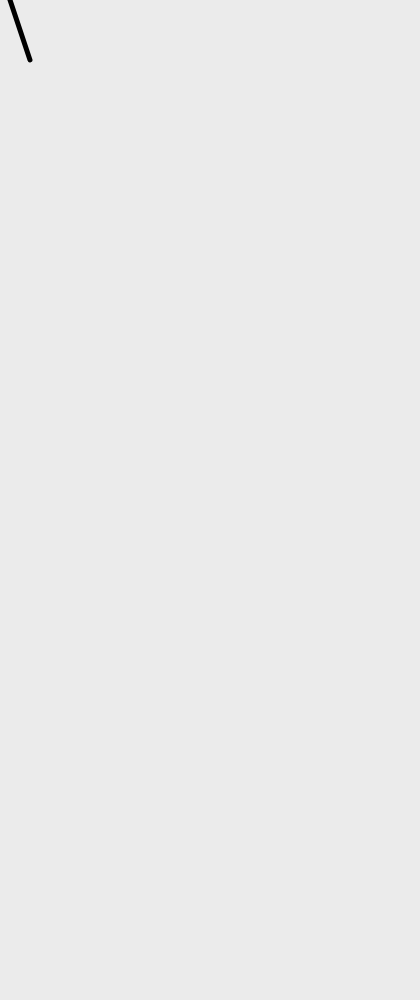
Frame 1 (no input)
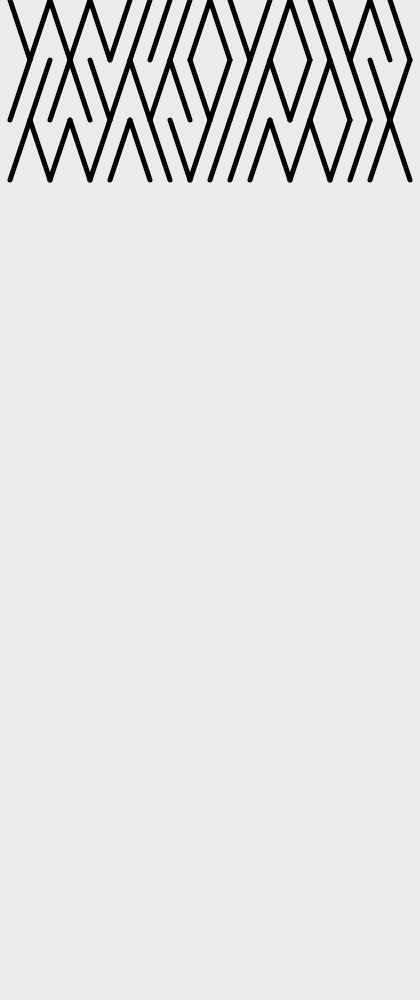
Frame 60 (no input)
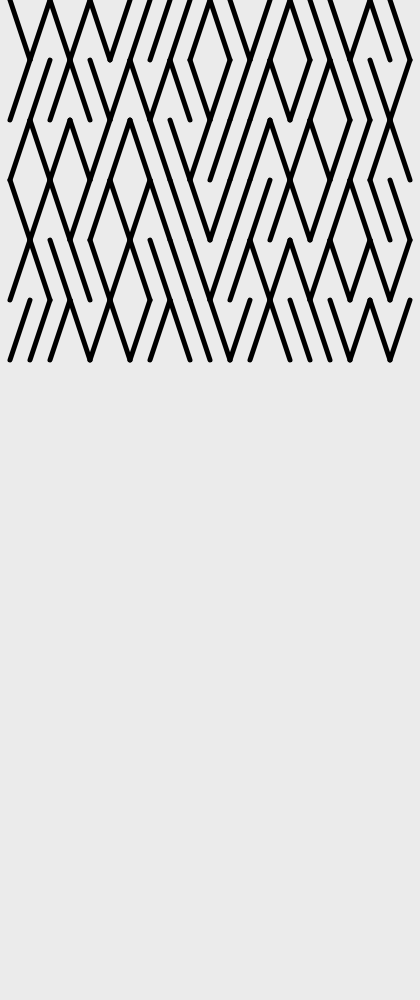
Frame 120 (the mouse pressed at the canvas centre since frame 60)

The p5.js sketch that drew these frames (run headless with seeded random() and noise() and a simulated clock; from frame 60 on, the mouse is pressed at the canvas centre):

// p5.js sketch
// ── sketch.js
"use strict";
p5.disableFriendlyErrors = true;


// GLOBAL VARS
var x = 0,
    y = 0;

// u is Unit
var u = {
  w: 20,
  h: 60
}

var col = {
  bgnd: 235,
  f: 0,
  s: 0
}


function setup() {
  createCanvas(windowWidth/3+20, windowHeight);
  frameRate(45);
  background(col.bgnd);

  stroke(col.s);
  strokeWeight(5);
  strokeCap(ROUND);
  strokeJoin(ROUND);
  noFill();
}

function draw() {
  translate(10,0);
  diagLine();
}

function diagLine() {
  let coin = round(random(1));
  if (coin == 1) {
    line(x, y, x+u.w, y+u.h);
  } else {
    line(x, y+u.h, x+u.w, y);
  }
  x+=u.w;
  if (x+u.w > windowWidth/3) {
    y+=u.h;
    x=0;
  }
  if (y+u.h > windowHeight) {
    y=0;
    background(col.bgnd);
  }
}

function windowResized() {
  resizeCanvas(windowWidth/3+20, windowHeight);
  background(col.bgnd);
  x=0;
  y=0;
}
